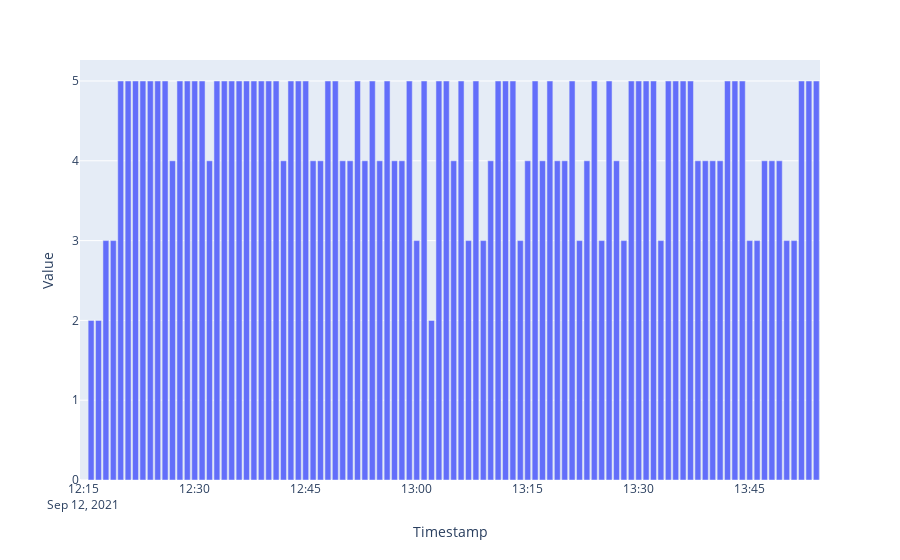

Notebook source saved alongside this figure:
### Markdown cell above
## Occupied slots

### Code cell
#df = dfs['occupied_slots']
df = df_system[ df_system.Metric == Metric.BS.value ]
fig = px.bar(df, x='Timestamp', y='Value')
fig.show()
